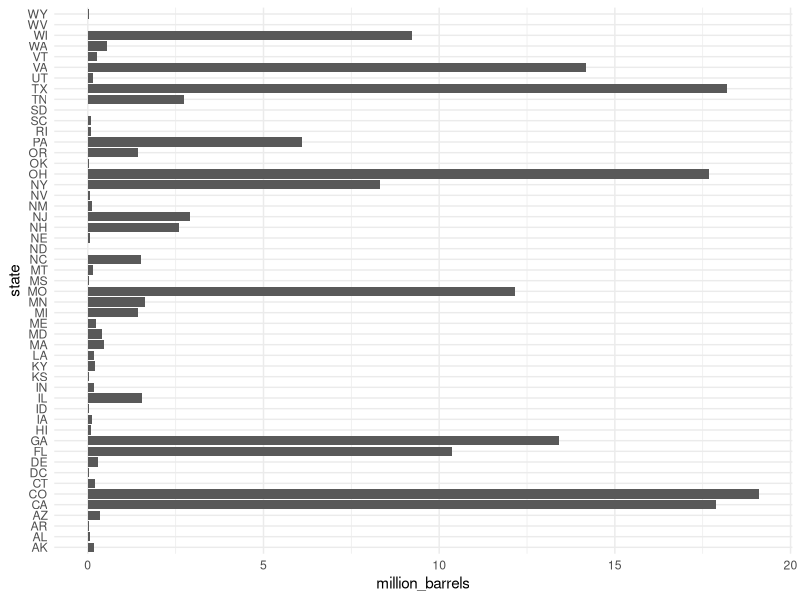
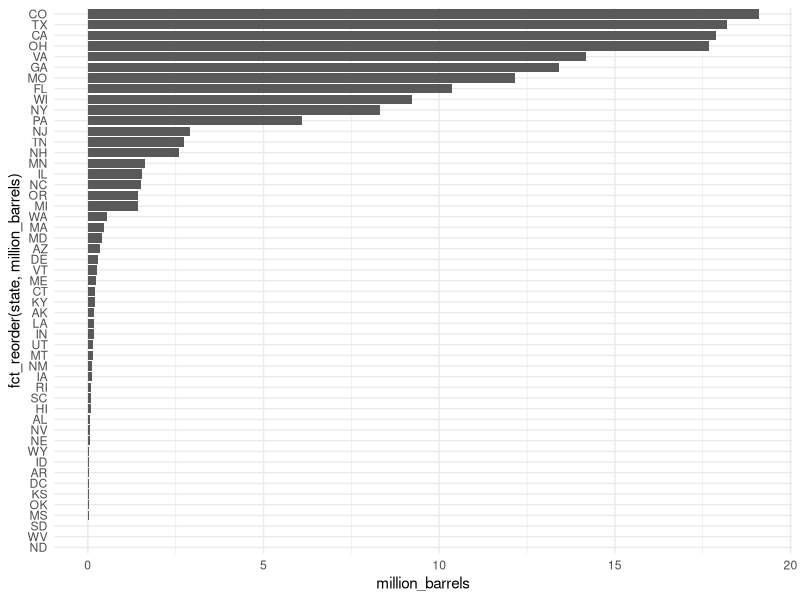
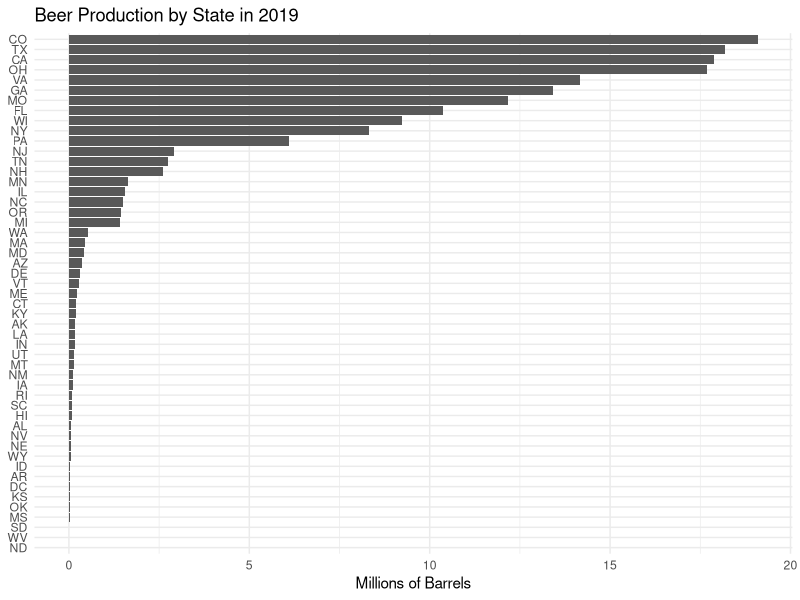
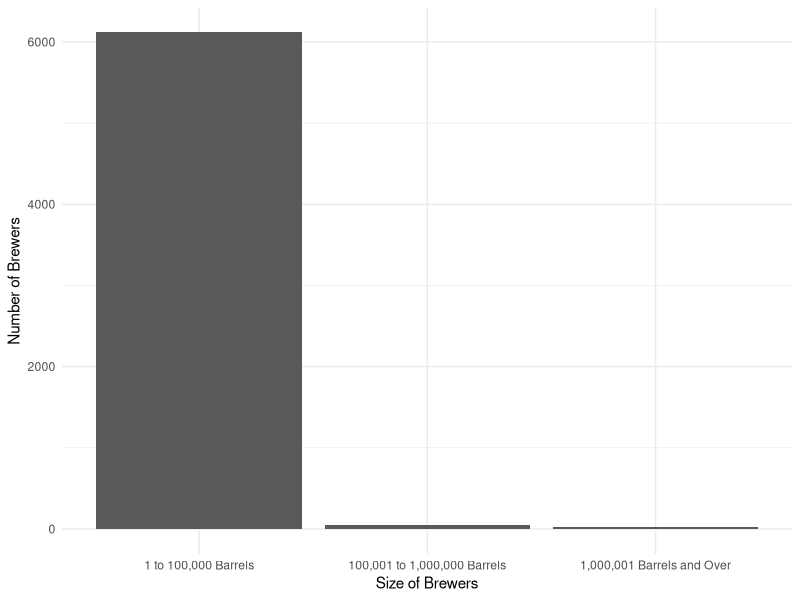
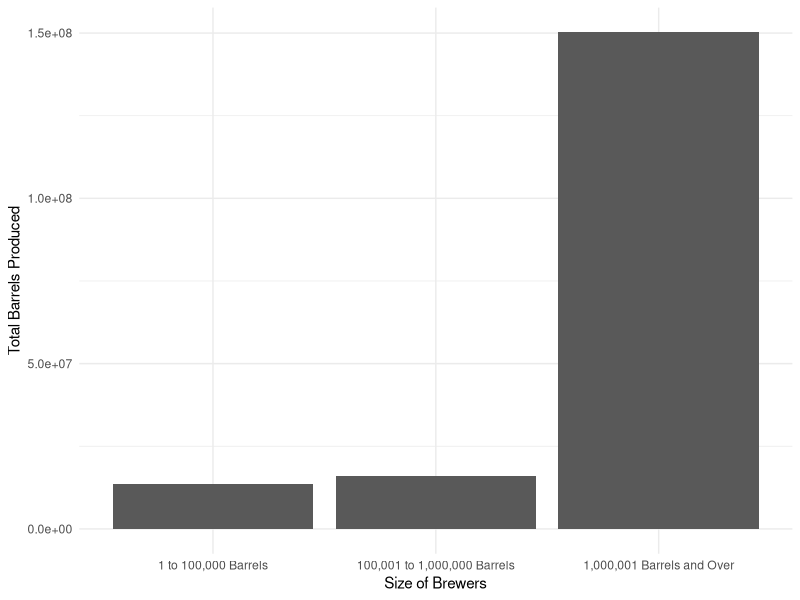
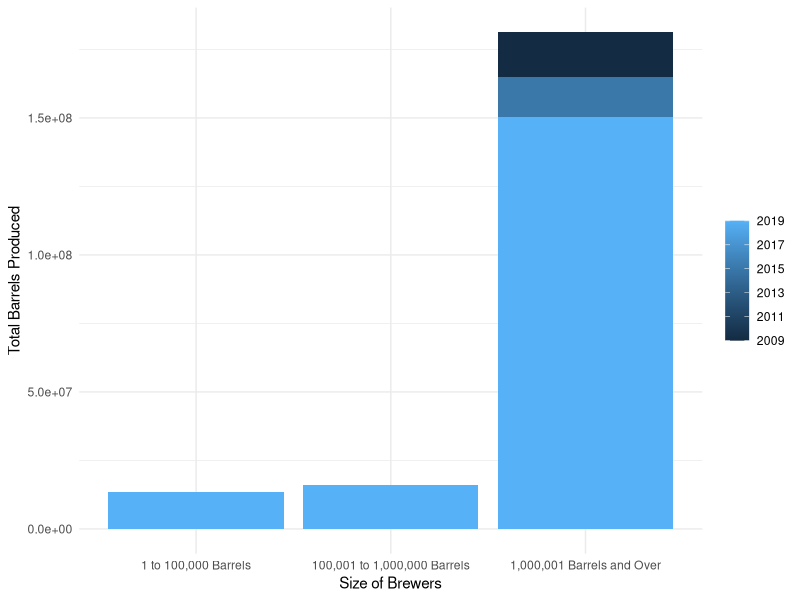
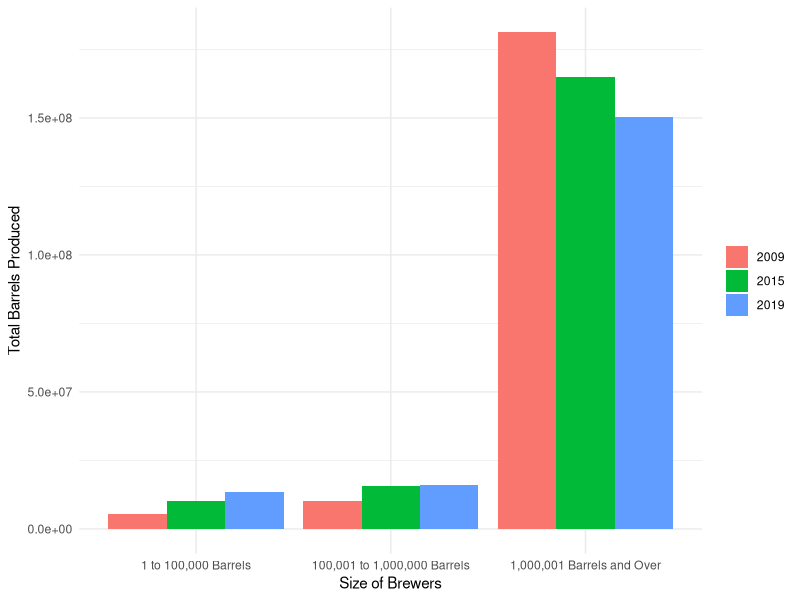
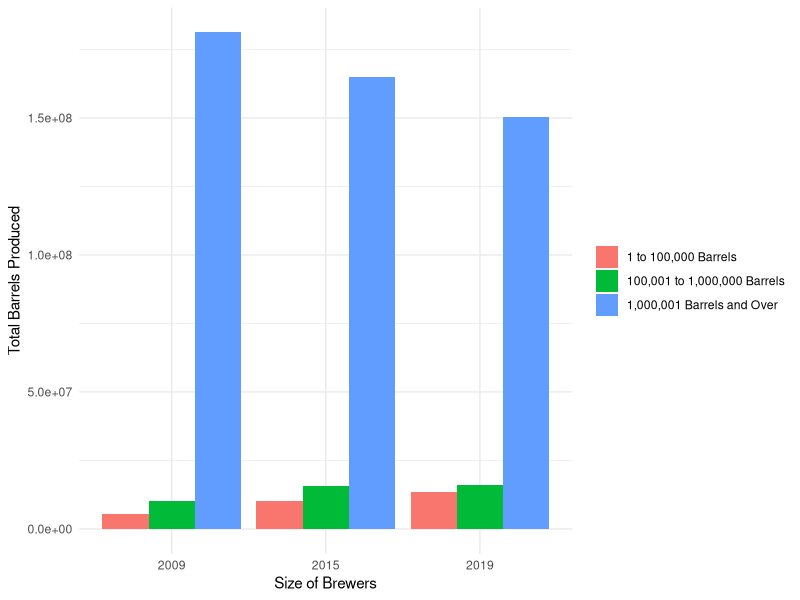

The R script that drew these images, in order:
# AEM 2850 - Example 7 part 2
# Plan for today:
# - Questions?
# - On our own devices: work through this script
#   - Write your own code in place of "______"
# - As a group: discuss results, answer questions


# 0. Loading packages and prepping data -----
# we need to install packages once before we can use them
# install.packages("tidyverse") # in this case, it has already been done for you in this project
library(tidyverse) # load the core tidyverse packages

# use theme_set to get clean plots without having to specify the theme each time
theme_set(theme_minimal()) # set the current theme to theme_minimal()
# you can use theme_set(theme()) to return to defaults if you prefer

# today we'll explore beer statistics from the Alcohol and Tobacco Tax and Trade Bureau (TTB)
# intermediate source: https://github.com/rfordatascience/tidytuesday/blob/master/data/2020/2020-03-31/readme.md
# i have done a little pre-processing for your convenience


# 1. Brewers across the United States ----
# the first dataset we'll use summarizes total beer production by state in 2019

# import data
beer_states <- read_csv("beer_states.csv")

# map million_barrels to x, state to y, and add bars
beer_states |>
  ggplot(aes(x = million_barrels, y = state)) +
  geom_col()

# arrange states from highest to lowest beer production
beer_states |>
  ggplot(aes(x = million_barrels, y = fct_reorder(state, million_barrels))) +
  geom_col()

# add labels to the x and y axes, and add a title
beer_states |>
  ggplot(aes(x = million_barrels, y = fct_reorder(state, million_barrels))) +
  geom_col() +
  labs(title = "Beer Production by State in 2019",
       x = "Millions of Barrels",
       y = NULL)


# 2. Brewers across the size distribution ----
# the second dataset we'll use summarizes the number of brewers and total beer production by year and brewer size category

# import data
brewer_size <- read_csv("brewer_size.csv")

# for 2019 only: map brewer_size to x, n_of_brewers to y, and add bars
brewer_size |>
  filter(year == 2019) |>
  ggplot(aes(x = fct_reorder(brewer_size, numeric_size), y = n_of_brewers)) +
  geom_col() +
  labs(x = "Size of Brewers",
       y = "Number of Brewers")

# for 2019 only: now map total_barrels to y instead of n_of_brewers
brewer_size |>
  filter(year == 2019) |>
  ggplot(aes(x = fct_reorder(brewer_size, numeric_size), y = total_barrels)) +
  geom_col() +
  labs(x = "Size of Brewers",
       y = "Total Barrels Produced")

# make a grouped bar chart, mapping: size to x, total_barrels to y, and year to fill
# use the years 2009, 2015, and 2019 for the rest of this example
brewer_size |>
  filter(year %in% c(2009, 2015, 2019)) |>
  ggplot(aes(x = fct_reorder(brewer_size, numeric_size), y = total_barrels, fill = year)) +
  geom_col(position = "dodge") +
  labs(x = "Size of Brewers",
       y = "Total Barrels Produced",
       fill = NULL)

# what happened? see if you can figure out how to get bars side by side
brewer_size |>
  filter(year %in% c(2009, 2015, 2019)) |>
  ggplot(aes(x = fct_reorder(brewer_size, numeric_size), y = total_barrels, fill = as_factor(year))) +
  geom_col(position = "dodge") +
  labs(x = "Size of Brewers",
       y = "Total Barrels Produced",
       fill = NULL)

# make the same plot, but reverse the mappings for size and year
brewer_size |>
  filter(year %in% c(2009, 2015, 2019)) |>
  ggplot(aes(x = as_factor(year), y = total_barrels, fill = fct_reorder(brewer_size, numeric_size))) +
  geom_col(position = "dodge") +
  labs(x = "Size of Brewers",
       y = "Total Barrels Produced",
       fill = NULL)

# now see what happens if you use position = "stack" instead of position = "dodge"?
brewer_size |>
  filter(year %in% c(2009, 2015, 2019)) |>
  ggplot(aes(x = as_factor(year), y = total_barrels, fill = fct_reorder(brewer_size, numeric_size))) +
  geom_col(position = "stack") +
  labs(x = "Size of Brewers",
       y = "Total Barrels Produced",
       fill = NULL)

